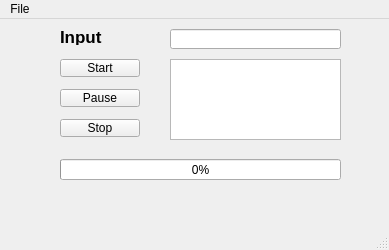
<?xml version="1.0" encoding="UTF-8"?>
<ui version="4.0">
 <class>MainWindow</class>
 <widget class="QMainWindow" name="MainWindow">
  <property name="geometry">
   <rect>
    <x>0</x>
    <y>0</y>
    <width>389</width>
    <height>250</height>
   </rect>
  </property>
  <property name="windowTitle">
   <string>MainWindow</string>
  </property>
  <widget class="QWidget" name="centralwidget">
   <widget class="QPushButton" name="btn_start">
    <property name="geometry">
     <rect>
      <x>60</x>
      <y>40</y>
      <width>80</width>
      <height>18</height>
     </rect>
    </property>
    <property name="text">
     <string>Start</string>
    </property>
   </widget>
   <widget class="QPushButton" name="btn_pause">
    <property name="geometry">
     <rect>
      <x>60</x>
      <y>70</y>
      <width>80</width>
      <height>18</height>
     </rect>
    </property>
    <property name="text">
     <string>Pause</string>
    </property>
   </widget>
   <widget class="QPushButton" name="btn_stop">
    <property name="geometry">
     <rect>
      <x>60</x>
      <y>100</y>
      <width>80</width>
      <height>18</height>
     </rect>
    </property>
    <property name="text">
     <string>Stop</string>
    </property>
   </widget>
   <widget class="QTextEdit" name="le_output">
    <property name="geometry">
     <rect>
      <x>170</x>
      <y>40</y>
      <width>171</width>
      <height>81</height>
     </rect>
    </property>
   </widget>
   <widget class="QProgressBar" name="progressBar">
    <property name="geometry">
     <rect>
      <x>60</x>
      <y>140</y>
      <width>281</width>
      <height>21</height>
     </rect>
    </property>
    <property name="value">
     <number>0</number>
    </property>
   </widget>
   <widget class="QLineEdit" name="le_input">
    <property name="geometry">
     <rect>
      <x>170</x>
      <y>10</y>
      <width>171</width>
      <height>20</height>
     </rect>
    </property>
   </widget>
   <widget class="QLabel" name="label_input">
    <property name="geometry">
     <rect>
      <x>60</x>
      <y>10</y>
      <width>81</width>
      <height>16</height>
     </rect>
    </property>
    <property name="font">
     <font>
      <pointsize>13</pointsize>
      <bold>true</bold>
     </font>
    </property>
    <property name="text">
     <string>Input</string>
    </property>
   </widget>
  </widget>
  <widget class="QMenuBar" name="menubar">
   <property name="geometry">
    <rect>
     <x>0</x>
     <y>0</y>
     <width>389</width>
     <height>17</height>
    </rect>
   </property>
   <widget class="QMenu" name="menuFile">
    <property name="title">
     <string>File</string>
    </property>
    <addaction name="actionQuit"/>
   </widget>
   <addaction name="menuFile"/>
  </widget>
  <widget class="QStatusBar" name="statusbar"/>
  <action name="actionQuit">
   <property name="text">
    <string>Quit</string>
   </property>
  </action>
 </widget>
 <resources/>
 <connections>
  <connection>
   <sender>actionQuit</sender>
   <signal>triggered()</signal>
   <receiver>MainWindow</receiver>
   <slot>close()</slot>
   <hints>
    <hint type="sourcelabel">
     <x>-1</x>
     <y>-1</y>
    </hint>
    <hint type="destinationlabel">
     <x>399</x>
     <y>299</y>
    </hint>
   </hints>
  </connection>
 </connections>
</ui>
